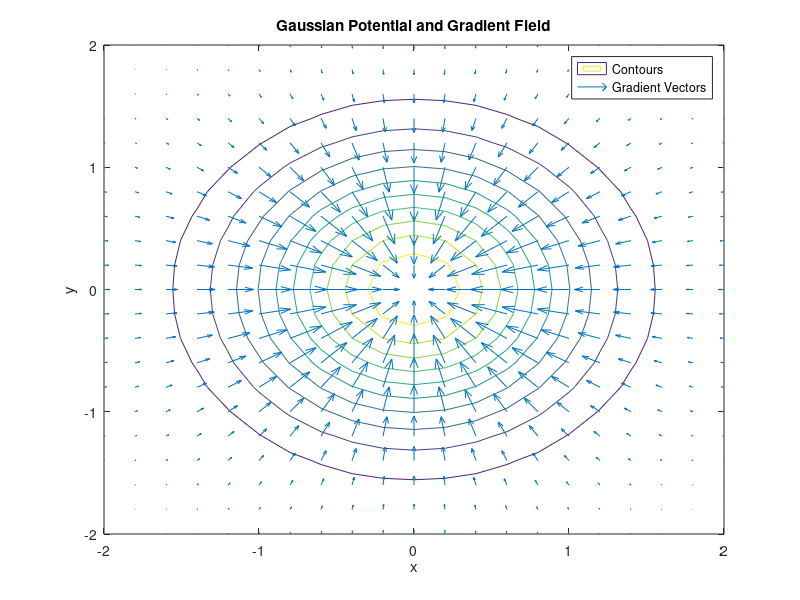

This figure's MATLAB source:
% Helmholtz Potential & Vector Gradient
[X, Y] = meshgrid(-2:0.2:2, -2:0.2:2);
Phi = exp(-X.^2 - Y.^2);
[U, V] = gradient(Phi, 0.2, 0.2);

figure(1);
contour(X, Y, Phi);
hold on;
quiver(X, Y, U, V);
hold off;
title('Gaussian Potential and Gradient Field');
xlabel('x');
ylabel('y');
legend('Contours', 'Gradient Vectors');
